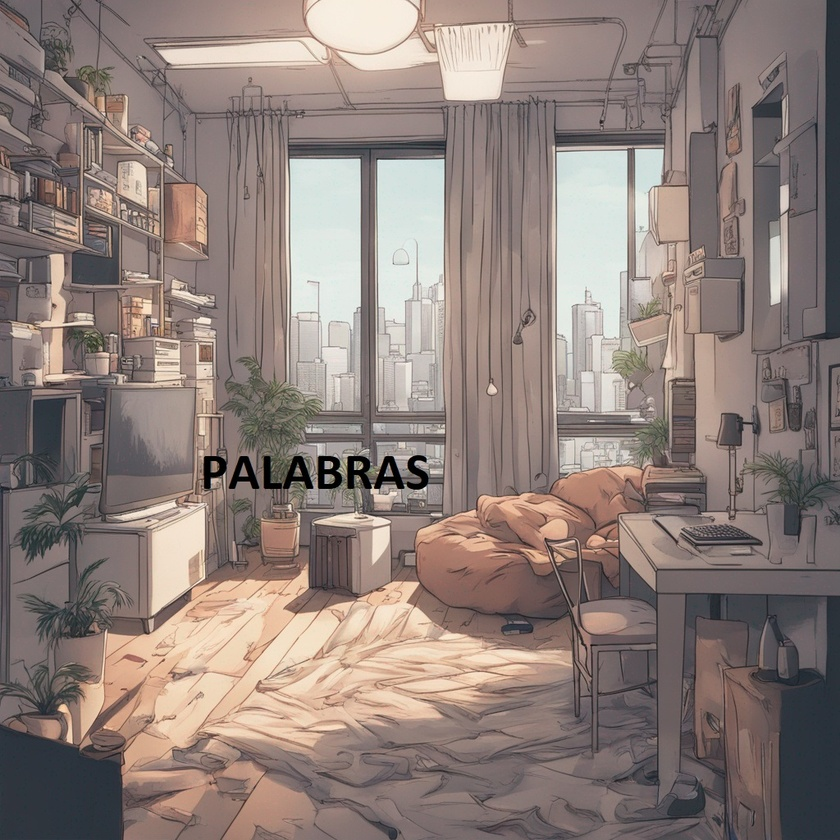
#> input picture tkinter/Paletas de colores/sala.jpg, 840 x 840 px, shrunk from 1024 x 1024 before the run
$ python paletadecoloresp.py
#> lines starting #> are read from the running program, lines starting #| are printed output that depends on the picture
from PIL import Image
# Cargar la imagen original
img = Image.open("sala.jpg")
#> img is the input picture: PIL image 840x840 RGB; mean R, G, B 142, 127.5, 121.9

# Convertir la imagen a modo "P"
img_p = img.convert("P")

# Crear una nueva paleta de colores
palette = []

# Definir un color de teñido, por ejemplo, rojo
dye_color = (255, 0, 0)  # Rojo

# Llenar la paleta con varios tonos del color de teñido
for i in range(256):
    # Mezcla del color original con el color de teñido
    #la primera tupla define coordenadas
    #la primera lista define el color del pixel en esa coordenada (255,0,0),en este caso 255
    #255-i determina que tanto se tiñe
    #dyecolor es el color de teñido usa un indice para indicar su valor
    r = (img.getpixel((0, 0))[0] * (255 - i) + dye_color[0] * i) // 255
    g = (img.getpixel((0, 0))[1] * (255 - i) + dye_color[1] * i) // 255
    b = (img.getpixel((0, 0))[2] * (255 - i) + dye_color[2] * i) // 255
    palette.extend((r, g, b))
#> this loop made 256 passes
#> (r, g, b) on passes 1 to 3: (59, 59, 61), (59, 58, 60), (60, 58, 60)
#> after the loop, palette = 768 values, max 255 at index 765, min 0 at index 754, mean 71.84

# Asignar la paleta a la imagen
img_p.putpalette(palette)
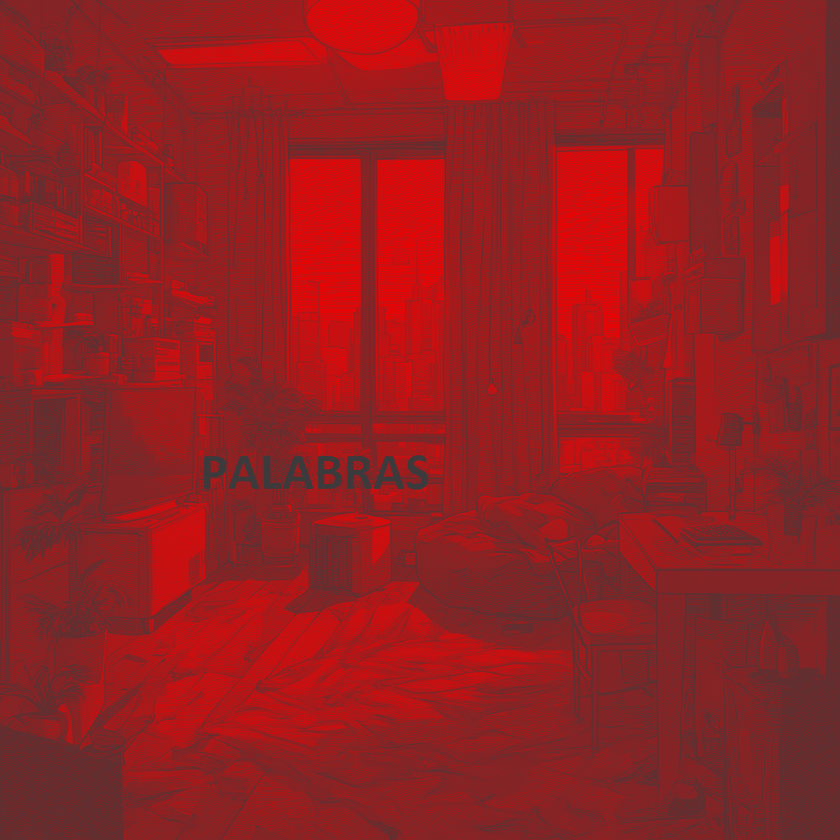
#> img_p: PIL image 840x840 P; mean R, G, B 145.8, 32.1, 33.4

# Crear una nueva imagen teñida
img_dyed = img_p.point(lambda p: p)  # Aplicar la paleta

# Guardar la imagen resultante
img_dyed.save("imagen_teñida.png")

'''esto es util para crear un color especifico'''
